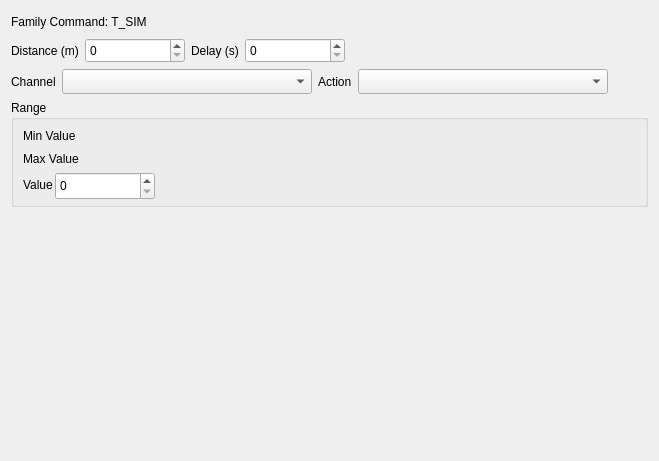
          <widget class="QWidget" name="T_SIM">
           <attribute name="title">
            <string>T_SIM</string>
           </attribute>
           <layout class="QGridLayout" name="gridLayout_6">
            <item row="2" column="0">
             <layout class="QHBoxLayout" name="horizontalLayout_10">
              <item>
               <widget class="QLabel" name="label_ChannelT_SIM">
                <property name="minimumSize">
                 <size>
                  <width>0</width>
                  <height>21</height>
                 </size>
                </property>
                <property name="maximumSize">
                 <size>
                  <width>16777215</width>
                  <height>21</height>
                 </size>
                </property>
                <property name="text">
                 <string>Channel</string>
                </property>
               </widget>
              </item>
              <item>
               <widget class="QComboBox" name="comboBox_Channel_T_SIM">
                <property name="minimumSize">
                 <size>
                  <width>250</width>
                  <height>25</height>
                 </size>
                </property>
                <property name="maximumSize">
                 <size>
                  <width>16777215</width>
                  <height>25</height>
                 </size>
                </property>
               </widget>
              </item>
              <item>
               <widget class="QLabel" name="label_Action_T_SIM">
                <property name="minimumSize">
                 <size>
                  <width>0</width>
                  <height>21</height>
                 </size>
                </property>
                <property name="maximumSize">
                 <size>
                  <width>16777215</width>
                  <height>21</height>
                 </size>
                </property>
                <property name="text">
                 <string>Action</string>
                </property>
               </widget>
              </item>
              <item>
               <widget class="QComboBox" name="comboBox_Action_T_SIM">
                <property name="minimumSize">
                 <size>
                  <width>250</width>
                  <height>25</height>
                 </size>
                </property>
                <property name="maximumSize">
                 <size>
                  <width>16777215</width>
                  <height>25</height>
                 </size>
                </property>
               </widget>
              </item>
              <item>
               <spacer name="horizontalSpacer_11">
                <property name="orientation">
                 <enum>Qt::Horizontal</enum>
                </property>
                <property name="sizeHint" stdset="0">
                 <size>
                  <width>40</width>
                  <height>20</height>
                 </size>
                </property>
               </spacer>
              </item>
             </layout>
            </item>
            <item row="1" column="0">
             <layout class="QHBoxLayout" name="horizontalLayout_13">
              <item>
               <widget class="QLabel" name="label_Distance_T_SIM">
                <property name="minimumSize">
                 <size>
                  <width>0</width>
                  <height>21</height>
                 </size>
                </property>
                <property name="maximumSize">
                 <size>
                  <width>16777215</width>
                  <height>21</height>
                 </size>
                </property>
                <property name="text">
                 <string>Distance (m)</string>
                </property>
               </widget>
              </item>
              <item>
               <widget class="QSpinBox" name="spinBox_Distance_T_SIM">
                <property name="minimumSize">
                 <size>
                  <width>100</width>
                  <height>25</height>
                 </size>
                </property>
                <property name="maximumSize">
                 <size>
                  <width>100</width>
                  <height>25</height>
                 </size>
                </property>
               </widget>
              </item>
              <item>
               <widget class="QLabel" name="label_Delay_T_ISIM">
                <property name="minimumSize">
                 <size>
                  <width>0</width>
                  <height>21</height>
                 </size>
                </property>
                <property name="maximumSize">
                 <size>
                  <width>16777215</width>
                  <height>21</height>
                 </size>
                </property>
                <property name="text">
                 <string>Delay (s)</string>
                </property>
               </widget>
              </item>
              <item>
               <widget class="QSpinBox" name="spinBox_Delay_T_SIM">
                <property name="minimumSize">
                 <size>
                  <width>100</width>
                  <height>25</height>
                 </size>
                </property>
                <property name="maximumSize">
                 <size>
                  <width>100</width>
                  <height>25</height>
                 </size>
                </property>
               </widget>
              </item>
              <item>
               <spacer name="horizontalSpacer_12">
                <property name="orientation">
                 <enum>Qt::Horizontal</enum>
                </property>
                <property name="sizeHint" stdset="0">
                 <size>
                  <width>40</width>
                  <height>20</height>
                 </size>
                </property>
               </spacer>
              </item>
             </layout>
            </item>
            <item row="0" column="0">
             <widget class="QLabel" name="label_Family_T_SIM">
              <property name="minimumSize">
               <size>
                <width>0</width>
                <height>21</height>
               </size>
              </property>
              <property name="maximumSize">
               <size>
                <width>16777215</width>
                <height>21</height>
               </size>
              </property>
              <property name="text">
               <string>Family Command: T_SIM</string>
              </property>
             </widget>
            </item>
            <item row="3" column="0">
             <widget class="QGroupBox" name="groupBox_Range_T_SIM">
              <property name="title">
               <string>Range</string>
              </property>
              <layout class="QVBoxLayout" name="verticalLayout_2">
               <property name="spacing">
                <number>2</number>
               </property>
               <property name="topMargin">
                <number>5</number>
               </property>
               <property name="bottomMargin">
                <number>5</number>
               </property>
               <item>
                <layout class="QHBoxLayout" name="horizontalLayout_8">
                 <item>
                  <widget class="QLabel" name="label_Min_Range_T_SIM">
                   <property name="minimumSize">
                    <size>
                     <width>80</width>
                     <height>21</height>
                    </size>
                   </property>
                   <property name="maximumSize">
                    <size>
                     <width>80</width>
                     <height>21</height>
                    </size>
                   </property>
                   <property name="font">
                    <font>
                     <pointsize>9</pointsize>
                    </font>
                   </property>
                   <property name="text">
                    <string>Min Value         ;:</string>
                   </property>
                  </widget>
                 </item>
                 <item>
                  <widget class="QLabel" name="label_MinValue_T_SIM">
                   <property name="minimumSize">
                    <size>
                     <width>100</width>
                     <height>21</height>
                    </size>
                   </property>
                   <property name="maximumSize">
                    <size>
                     <width>100</width>
                     <height>21</height>
                    </size>
                   </property>
                   <property name="text">
                    <string/>
                   </property>
                  </widget>
                 </item>
                 <item>
                  <spacer name="horizontalSpacer_13">
                   <property name="orientation">
                    <enum>Qt::Horizontal</enum>
                   </property>
                   <property name="sizeHint" stdset="0">
                    <size>
                     <width>40</width>
                     <height>20</height>
                    </size>
                   </property>
                  </spacer>
                 </item>
                </layout>
               </item>
               <item>
                <layout class="QHBoxLayout" name="horizontalLayout_11">
                 <item>
                  <widget class="QLabel" name="label_Max_Range_T_SIM">
                   <property name="minimumSize">
                    <size>
                     <width>80</width>
                     <height>21</height>
                    </size>
                   </property>
                   <property name="maximumSize">
                    <size>
                     <width>80</width>
                     <height>21</height>
                    </size>
                   </property>
                   <property name="text">
                    <string>Max Value       </string>
                   </property>
                  </widget>
                 </item>
                 <item>
                  <widget class="QLabel" name="label_MaxValue_T_SIM">
                   <property name="minimumSize">
                    <size>
                     <width>100</width>
                     <height>21</height>
                    </size>
                   </property>
                   <property name="maximumSize">
                    <size>
                     <width>100</width>
                     <height>21</height>
                    </size>
                   </property>
                   <property name="text">
                    <string/>
                   </property>
                  </widget>
                 </item>
                 <item>
                  <spacer name="horizontalSpacer_14">
                   <property name="orientation">
                    <enum>Qt::Horizontal</enum>
                   </property>
                   <property name="sizeHint" stdset="0">
                    <size>
                     <width>40</width>
                     <height>20</height>
                    </size>
                   </property>
                  </spacer>
                 </item>
                </layout>
               </item>
               <item>
                <layout class="QHBoxLayout" name="horizontalLayout_12">
                 <item>
                  <widget class="QLabel" name="Value_InRange_T_ISIM">
                   <property name="minimumSize">
                    <size>
                     <width>0</width>
                     <height>21</height>
                    </size>
                   </property>
                   <property name="maximumSize">
                    <size>
                     <width>16777215</width>
                     <height>21</height>
                    </size>
                   </property>
                   <property name="text">
                    <string>Value</string>
                   </property>
                  </widget>
                 </item>
                 <item>
                  <widget class="QSpinBox" name="spinBox_ValeInRange_T_SIM">
                   <property name="minimumSize">
                    <size>
                     <width>100</width>
                     <height>28</height>
                    </size>
                   </property>
                   <property name="maximumSize">
                    <size>
                     <width>100</width>
                     <height>25</height>
                    </size>
                   </property>
                  </widget>
                 </item>
                 <item>
                  <spacer name="horizontalSpacer_15">
                   <property name="orientation">
                    <enum>Qt::Horizontal</enum>
                   </property>
                   <property name="sizeHint" stdset="0">
                    <size>
                     <width>40</width>
                     <height>20</height>
                    </size>
                   </property>
                  </spacer>
                 </item>
                </layout>
               </item>
              </layout>
             </widget>
            </item>
            <item row="4" column="0">
             <spacer name="verticalSpacer_3">
              <property name="orientation">
               <enum>Qt::Vertical</enum>
              </property>
              <property name="sizeHint" stdset="0">
               <size>
                <width>20</width>
                <height>243</height>
               </size>
              </property>
             </spacer>
            </item>
           </layout>
          </widget>
